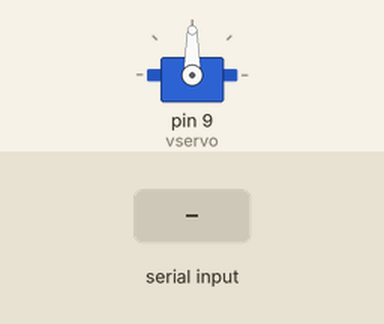
Simulated run of this sketch. Board: Arduino Mega 2560, built with avr-gcc and run on an emulated ATmega2560. Shown: servo. The inputs (shaded band) are chosen by the test bench.

Above: at 1.2 s.
1.3 s: "U" received over the second serial link
At 2.0 s:
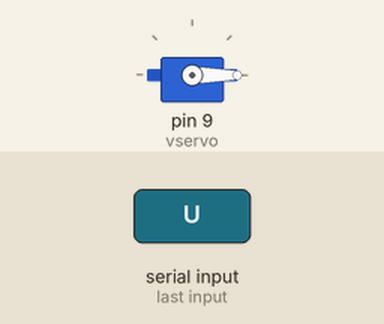
2.8 s: "W" received over the second serial link
At 3.1 s:
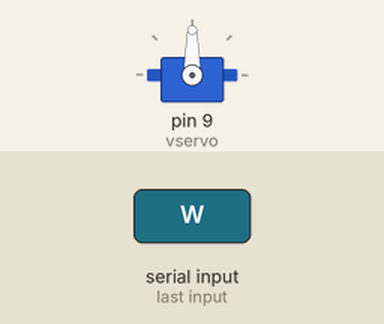
Timing chart, 0 to 5.8 s (numbered marks = the images above; inputs shaded):
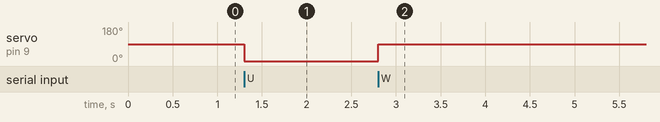

The sketch:

RUKA_SERVO.ino
```cpp
#include <SoftwareSerial.h> // Подключаем библиотеку для работы
#include <Servo.h>   // Подключаем библиотеку для сервоприводов


const int TX_BT = 51;
const int RX_BT = 50;
SoftwareSerial BTSerial(51, 50); // RX, TX
// Создаем объект для сервопривода
Servo vservo;

// Создаем переменную для команд Bluetooth
char vcmd;


 void setup() {
 BTSerial.begin(9600); //открывает последовательный порт, устанавливает скорость 9600 бит/c
   // Выбираем пин к которому подключен сервопривод
  vservo.attach(9); // или 10, если воткнули в крайний разъём
  // Поворачиваем сервопривод в положение 90 градусов при каждом включении
  vservo.write(90);
  }


void loop() {


// Если есть данные
if (BTSerial.available())
{
// Читаем команды и заносим их в переменную. char преобразует код символа команды в символ
vcmd = (char)BTSerial.read();
// Отправляем команду в порт, чтобы можно было их проверить в «Мониторе порта»
Serial.println(vcmd);
// Вперед
if (vcmd == 'W') { // "W"- ПЕРЕДНИЕ ФОНАРИ , У НАС РУКА РАЗЖИМАЕТ
vFRONT();
}
}
if (vcmd == 'U') { //"U"- ЗАХВАТ
vBACK();
}
}
void vFRONT() {
  vservo.write(90); // Поворот сервы на угол 90 градусов
 }
 void vBACK() {
  vservo.write(0); // Поворот сервы на угол 0 градусов

  }
```

Measured:
- after the input at 1.3 s, servo on pin 9 (vservo): 90° → 0° at once
- after the input at 2.8 s, servo on pin 9 (vservo): 0° → 90° at once
